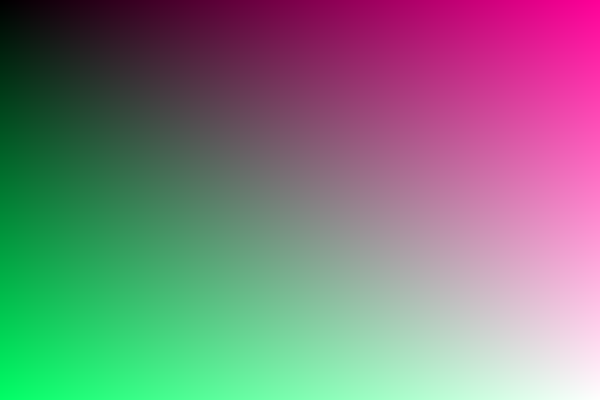
Frame 1 (no input)
Frame 60 (the mouse pressed at the canvas centre just before this capture): identical to frame 1, image omitted
Frame 120 (the mouse held since frame 60 and released just before this capture): identical to frame 1, image omitted

The Processing sketch that drew this single still picture (run headless with seeded random() and noise(); from frame 60 on, the mouse is pressed at the canvas centre):

// Processing sketch: PixelsWarmup0
// ── PixelsWarmup0.pde
void setup() {
  size(600, 400);
}

void draw() {
  // Tell Processing you are going to begin working with the pixels of the window
  loadPixels();
  
  // Loop width number of times
  for (int x = 0; x < width; x++) {  
    // Loop height number of times
    // for a total of width * height iterations
    for (int y = 0; y < height; y++) {
      // getting a "2D" location from our 1D array of pixels
      int loc = x + y * width;
      // Makes where we are on the x-axis proportional to our amount of red
      float r = map(x, 0, width, 0, 255);
      // Makes where we are on the y-axis proportional to our amount of green
      float g = map(y, 0, height, 0, 255);
      // Makes where we are on the x-axis and y-axis proportional to our amount of blue
      float b = map(x + y, 0, width + height, 0, 255);
      // Update the color at the chosen location
      pixels[loc] = color(r, g, b);
    }
  }
  // Tell Processing you are done working with the pixels of the window
  updatePixels();
}
